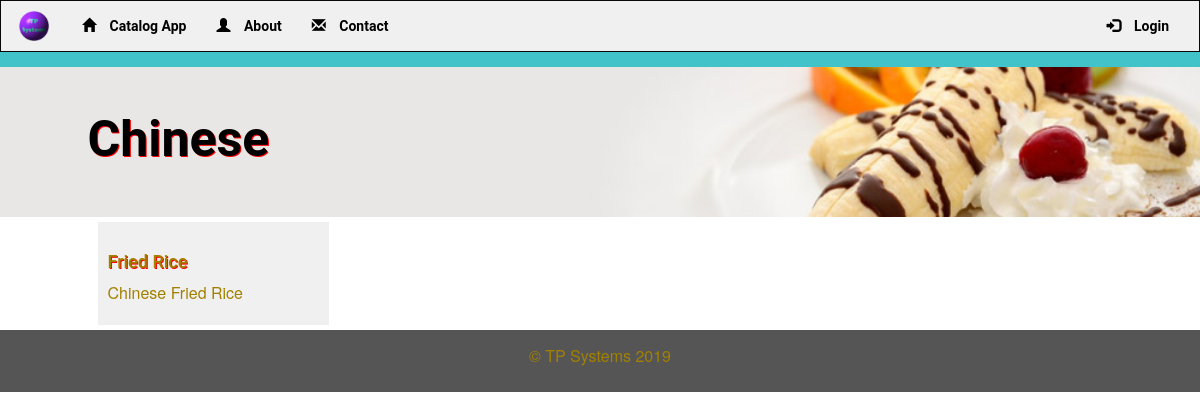
The page /catalog/4 on the database its author committed.
### database_setup.py (models this page shows, shortened)
class Catalog(Base):
    __tablename__ = 'catalog'
    id = Column(Integer, primary_key=True)
    name = Column(String(250), nullable=False)
    user_id = Column(Integer, ForeignKey('user.id'))
    user = relationship(User)

class DishName(Base):
    __tablename__ = 'dishname'
    name = Column(String(80), nullable=False)
    id = Column(Integer, primary_key=True)
    description = Column(String(250))
    course = Column(String(250))
    region = Column(String(250))
    catalog_id = Column(Integer, ForeignKey('catalog.id'))
    catalog = relationship(Catalog)
    user_id = Column(Integer, ForeignKey('user.id'))
    user = relationship(User)

### catalog_project.py (the view)
@app.route('/catalog/<int:catalog_id>')
def showDish(catalog_id):
    catalogItem = session.query(Catalog).filter_by(id=catalog_id).one()
    creator = getUserInfo(catalogItem.user_id)
    dishItems = session.query(DishName).filter_by(catalog_id=catalog_id).all()
    if ('username' not in login_session):
        return render_template('publicdish.html',
                               dishItems=dishItems,
                               catalog=catalogItem,
                               creator=creator)
    else:
        return render_template('dish.html',
                               dishItems=dishItems,
                               catalog=catalogItem,
                               creator=creator)

### catalog_project.py (called while the page is built)
def getUserInfo(user_id):
    user = session.query(User).filter_by(id=user_id).one()
    return user

### templates/publicdish.html
{% extends "main.html" %}
{% block content %}
	<div class="row divider blue">
		<div class="col-md-12"></div>
	</div>
	<div class="row banner main">
		<div class="col-md-1"></div>
		<div class="col-md-11 padding-none">
			<h1>{{ catalog.name }}</h1>
		</div>
	</div>
	{% if dishItems !=[] %}
		<div class="row">
			<div class="col-md-1"></div>
			<div class="col-md-3">
				{% for i in dishItems %}
					<div class="col-md-10 menu-item">
						<a href = "{{url_for('showRecipe', catalog_id = catalog.id, dishItems_id = i.id)}}">
						<h3>{{i.name}}</h3></a>
						<p>{{i.description}}</p>
					</div>
				{% endfor %}
			</div>
		</div>
	{% endif %}
{% endblock %}

### static/css/main.css (style rules this page uses)
* { font-family: "Helvetica Neue Bold", Roboto, Helvetica, Arial, sans-serif; font-weight: 700; }
h1 { font-family: "Helvetica Neue Light", Roboto, Helvetica, Arial, sans-serif; font-size: 50px; color: #000000; font-weight: bold; text-shadow: 1px 1px red }
h3 { font-size: 18px; color: #A28000; text-shadow: 1px 1px red }
p { font-family: "Helvetica Neue", Roboto, Helvetica, Arial, sans-serif; font-size: 16px; color: #A28000; font-weight: 400; }
a { font-size: 14px; color: #0093B9; line-height: 17px; }
.padding-none { padding: 0; }
.divider { height: 15px; }
.divider.blue { background-color: #42C3C9; }
.banner.main { height: 150px; background: url("/static/images/top-banner.jpg"); background-position: right; background-repeat: no-repeat; background-size: cover; }
.banner h1 { margin: 45px 0; }
.menu-item { background-color: #F0F0F0; padding: 10px; margin: 5px; margin-left: -5px; }

### rows shown on the page
Catalog: name "Chinese"
DishName: name "Fried Rice", description "Chinese Fried Rice"
